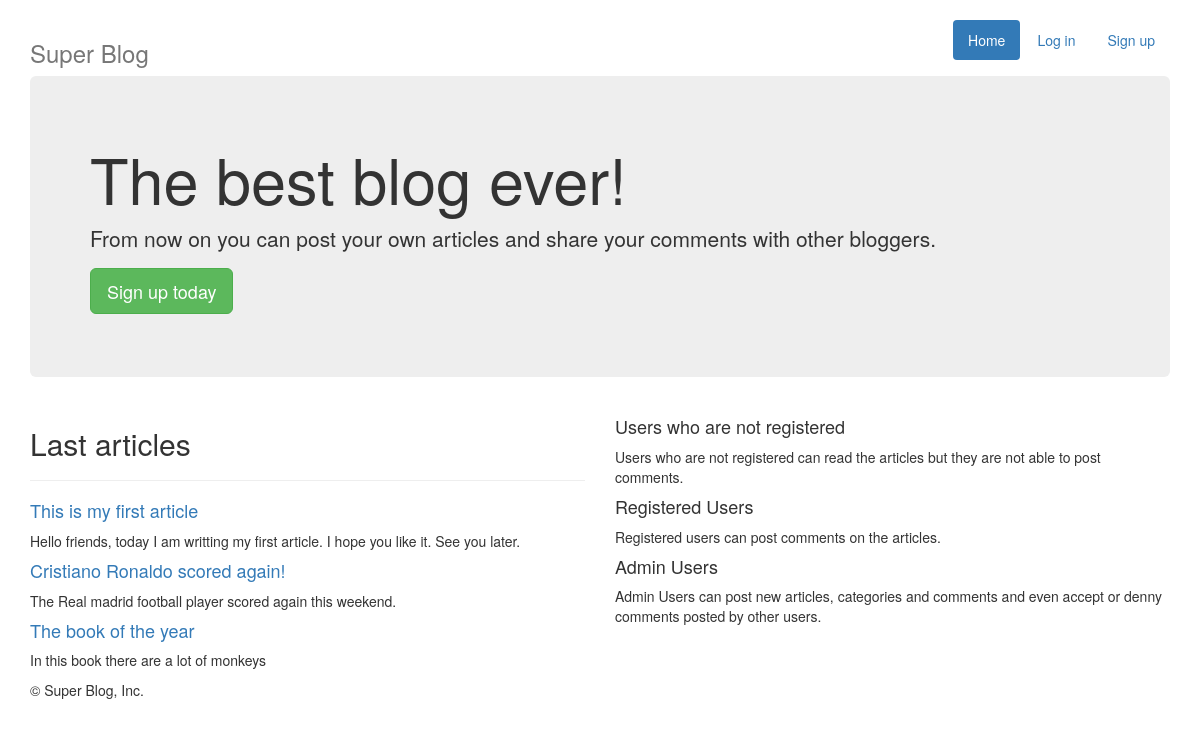
The page / on the database its author committed.
### tables this page shows
CREATE TABLE `articles` (
  `id` int(11) unsigned NOT NULL AUTO_INCREMENT,
  `title` varchar(50) NOT NULL,
  `extract` varchar(255) NOT NULL,
  `text` text NOT NULL,
  `user_id` int(11) NOT NULL,
  `category_id` int(11) NOT NULL,
  `published_at` timestamp NOT NULL DEFAULT CURRENT_TIMESTAMP ON UPDATE CURRENT_TIMESTAMP,
  `created_at` timestamp NOT NULL DEFAULT '0000-00-00 00:00:00',
  `updated_at` timestamp NOT NULL DEFAULT '0000-00-00 00:00:00',
  PRIMARY KEY (`id`)
);

### index.php (the view)
<?php
include_once 'libraries.php';
$arrArticles = array();
$query = "SELECT id, title, extract, text FROM `articles` WHERE created_at < '".date('Y-m-d H:i:s')."' ORDER BY published_at DESC";
$result = mysql_query ($query, $dbConn);
while ( $row = mysql_fetch_assoc ($result)) {
    array_push( $arrArticles,$row );
}
?>
<?php
    include_once 'header.php';
?>
    <div class="jumbotron">
        <h1>The best blog ever!</h1>
        <p class="lead"> From now on you can post your own articles and share your comments with other bloggers.</p>
        <?php if (empty($arrUser['username'])) : ?>
        <p><a class="btn btn-lg btn-success" href="signup.php" role="button">Sign up today</a></p>
        <?php endif; ?>
    </div>
    <div class="row marketing">
        <div class="col-lg-6">
            <h2>Last articles</h2>
            <hr/>
            <?php foreach ($arrArticles as $article) : ?>
                    <h4><a href="article.php?id=<?php echo $article['id']; ?>"><?php echo $article['title']; ?></a></h4>
                    <p><?php echo $article['extract']; ?></p>
            <?php endforeach; ?>
        </div>
        <div class="col-lg-6">
            <h4>Users who are not registered</h4>
            <p>Users who are not registered can read the articles but they are not able to post comments.</p>
            <h4>Registered Users</h4>
            <p>Registered users can post comments on the articles.</p>
            <h4>Admin Users</h4>
            <p>Admin Users can post new articles, categories and comments and even accept or denny comments posted by other users.</p>
        </div>
    </div>
<?php include_once 'footer.php'; ?>

### rows shown on the page
articles: title "This is my first article", extract "Hello friends, today I am writting my first article. I hope you like it. See you later."
articles: title "Cristiano Ronaldo scored again!", extract "The Real madrid football player scored again this weekend."
articles: title "The book of the year", extract "In this book there are a lot of monkeys"
